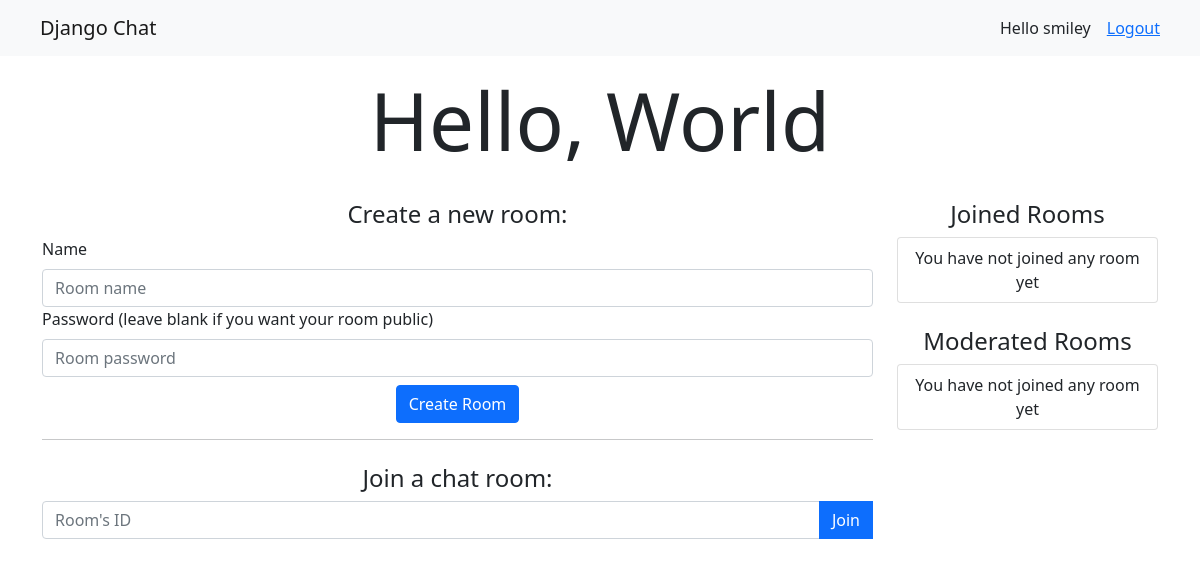
/ (signed in), run on an earlier commit of the app's database.
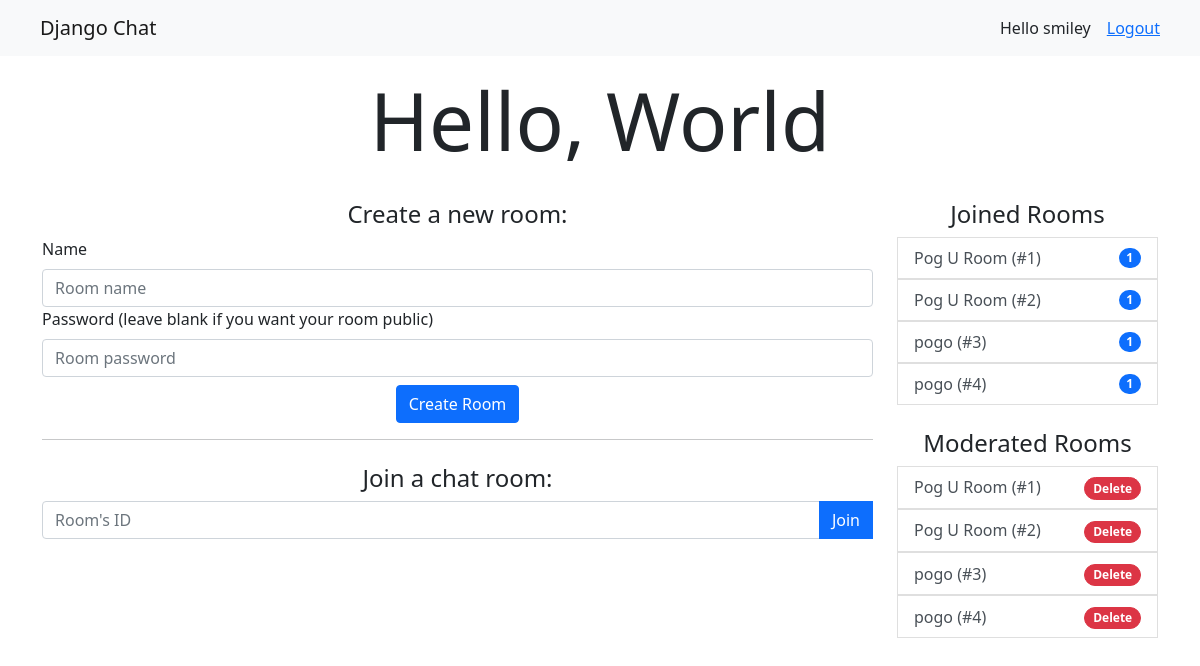
And on a later commit of the database.
### chat/models.py (models this page shows)
class Room(models.Model):
    name = models.CharField(max_length=50)
    creator =  models.ForeignKey(User, on_delete=models.CASCADE, related_name='rooms_created')
    participants = models.ManyToManyField(User, related_name='rooms_joined')
    moderators = models.ManyToManyField(User, related_name='rooms_moderated')
    password = models.CharField(max_length=50, default=None, blank=True, null=True)

### chat/views.py (the view)
# urls.py: path('', views.index, name='home'),
def index(request):
    context = {}
    if request.user.is_authenticated:
        context['room_form'] = CreateRoomForm()
        rooms_joined = Room.objects.filter(participants=request.user)
        rooms_moderated = Room.objects.filter(moderators=request.user) | Room.objects.filter(creator=request.user)
        context['rooms_joined'] = rooms_joined
        context['rooms_moderated'] = rooms_moderated
    if request.session.get('msg'):
        context['msg'] = request.session['msg']
        del request.session['msg']
    return render(request, 'chat/index.html', context)

### chat/forms.py (shortened to what this page needs)
class CreateRoomForm(forms.ModelForm):
    class Meta:
        model = Room
        widgets = {
            'name': forms.TextInput(attrs={'placeholder': 'Room name'}),
            'password': forms.PasswordInput(attrs={'placeholder': 'Room password'})
        }
        labels = {
            'password': 'Password (leave blank if you want your room public)'
        }
        fields = {'name', 'password'}
    def __init__(self, *args, **kwargs):
        super(CreateRoomForm, self).__init__(*args, **kwargs)
        for visible in self.visible_fields():
            visible.field.widget.attrs['class'] = 'form-control'
        self.order_fields(['name', 'password'])

### chat/templates/chat/index.html (shortened to what this page needs)
{% extends 'base.html' %}
{% block content %}
    <div class="text-center">
        <h1 class="display-1 mt-3 text-center">Hello, World</h1>
        {% if user.is_authenticated %}
        <div class="row">
            <div class="col-9">
                <section class="mt-4">
                    <h4>Create a new room:</h4>
                    <form action="{% url 'chat:create_room' %}" method="post" class='text-start'>
                        {% for field in room_form %}
                        <div class="form-group">
                            <label class="form-label" for="{{ field.auto_id }}">{{ field.label }}</label>
                            {{ field }}
                        </div>
                        {% endfor %}
                        <p class="text-center mt-2"><button class="btn btn-primary">Create Room</button></p>
                    </form>
                </section>
                <hr>
                <section class="mt-4">
                    <h4>Join a chat room:</h4>
                    <form action="{% url 'chat:chat_redirect' %}" method="post">
                        <div class="input-group mb-3">
                            <input type="number" name="room_id" class="form-control" placeholder="Room's ID">
                            <button type="button" class="btn btn-primary" data-bs-toggle="modal" data-bs-target="#passwordModal">Join</button>
                        </div>
                    </form>
                </section>
            </div>
            <div class="col-3">
                <section class="mt-4">
                    <h4>Joined Rooms</h4>
                    <ul class="list-group">
                        {% for room in rooms_joined %}
                            <a href="{% url 'chat:chat_room' room.id %}" class='text-reset text-decoration-none'>
                                <li class="list-group-item list-group-item-action d-flex justify-content-between align-items-center">
                                    {{ room.name }} (#{{ room.id }})
                                    <span class="badge bg-primary rounded-pill">{{ room.participants.all.count }}</span>
                                </li>
                            </a>
                        {% empty %}
                            <li class="list-group-item">You have not joined any room yet</li>
                        {% endfor %}
                    </ul>
                </section>
                <section class="mt-4">
                    <h4>Moderated Rooms</h4>
                    <ul class="list-group">
                        {% for room in rooms_moderated %}
                            <a href="{% url 'chat:chat_room' room.id %}" class='text-reset text-decoration-none'>
                                <li class="list-group-item list-group-item-action d-flex justify-content-between align-items-center">
                                    {{ room.name }} (#{{ room.id }})
                                    {% if room.creator == request.user %}
                                        <form action="{% url 'chat:delete_room' room.id %}" method="post">
                                            <button type="submit" class="btn btn-danger btn-sm rounded-pill" id="delete-btn">Delete</button>
                                        </form>
                                    {% endif %}
                                </li>
                            </a>
                        {% empty %}
                            <li class="list-group-item">You have not joined any room yet</li>
                        {% endfor %}
                    </ul>
                </section>
            </div>
        </div>
        {% else %}
            <h4 class='mt-4'>Please <a href="{% url 'chat:login' %}">login</a> to join a chat room.</h4>
            <h5>Don't have an account? <a href="{% url 'chat:register' %}">Sign up.</a></h5>
        {% endif %}
    </div>
{% endblock %}

What changed in the data, as far as the page shows it:
added Room: name "Pog U Room", id "1", participants.all.count "1", shows "Delete"
added Room: name "Pog U Room", id "2", participants.all.count "1", shows "Delete"
added Room: name "pogo", id "3", participants.all.count "1", shows "Delete"
added Room: name "pogo", id "4", participants.all.count "1", shows "Delete"
Also different on the page:
text no longer shown: "You have not joined any room yet You have not joined any room yet"
